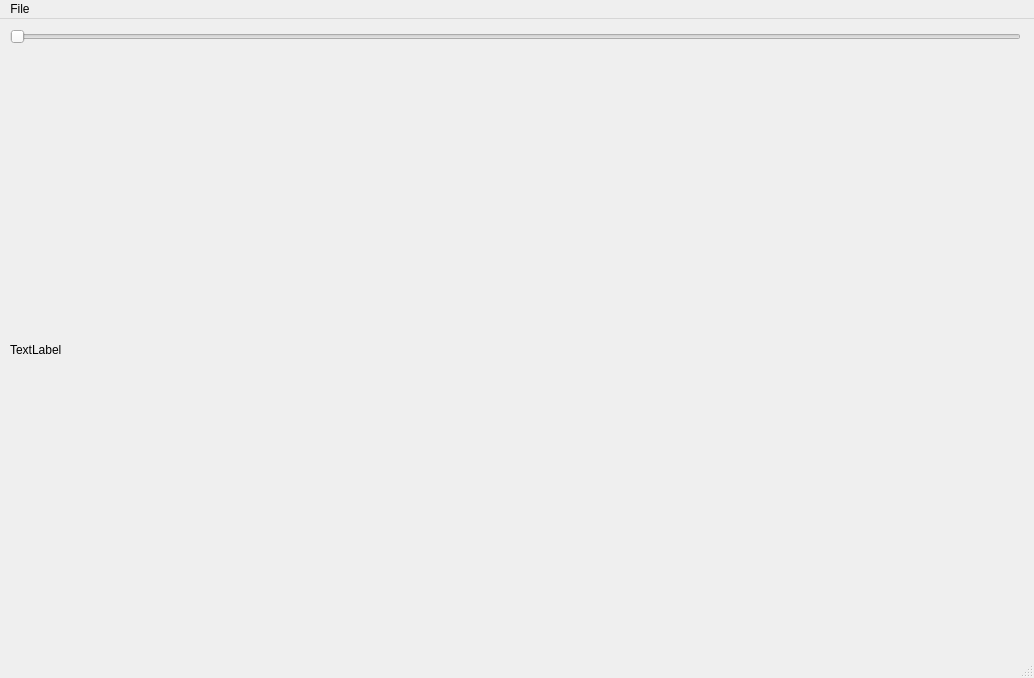
<?xml version="1.0" encoding="UTF-8"?>
<ui version="4.0">
 <class>MainWindow</class>
 <widget class="QMainWindow" name="MainWindow">
  <property name="geometry">
   <rect>
    <x>0</x>
    <y>0</y>
    <width>1034</width>
    <height>678</height>
   </rect>
  </property>
  <property name="windowTitle">
   <string>MainWindow</string>
  </property>
  <widget class="QWidget" name="centralwidget">
   <widget class="QWidget" name="verticalLayoutWidget">
    <property name="geometry">
     <rect>
      <x>10</x>
      <y>10</y>
      <width>1011</width>
      <height>621</height>
     </rect>
    </property>
    <layout class="QVBoxLayout" name="verticalLayout">
     <item>
      <widget class="QSlider" name="horizontalSlider">
       <property name="orientation">
        <enum>Qt::Horizontal</enum>
       </property>
      </widget>
     </item>
     <item>
      <widget class="QLabel" name="image">
       <property name="text">
        <string>TextLabel</string>
       </property>
      </widget>
     </item>
    </layout>
   </widget>
  </widget>
  <widget class="QMenuBar" name="menubar">
   <property name="geometry">
    <rect>
     <x>0</x>
     <y>0</y>
     <width>1034</width>
     <height>22</height>
    </rect>
   </property>
   <widget class="QMenu" name="menuopen">
    <property name="title">
     <string>File</string>
    </property>
    <addaction name="Open"/>
   </widget>
   <addaction name="menuopen"/>
  </widget>
  <widget class="QStatusBar" name="statusbar"/>
  <action name="Open">
   <property name="text">
    <string>Open</string>
   </property>
  </action>
 </widget>
 <resources/>
 <connections/>
</ui>
